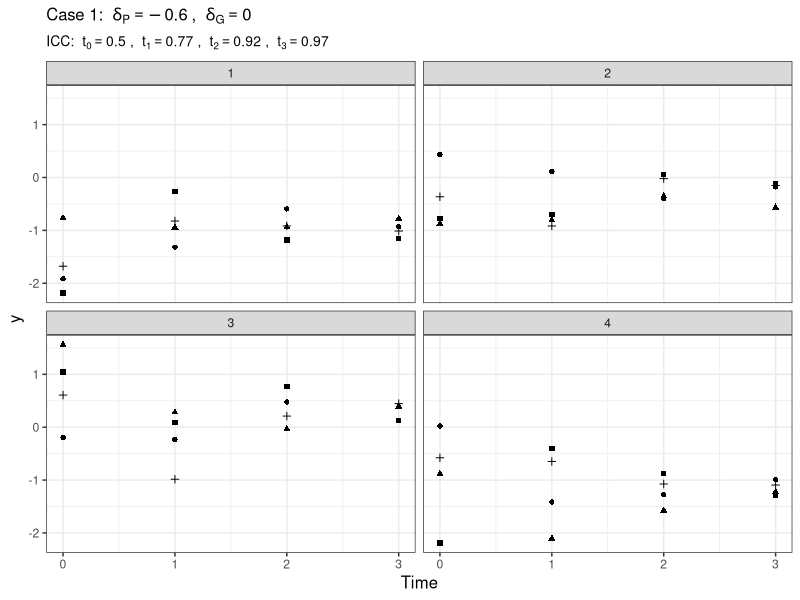
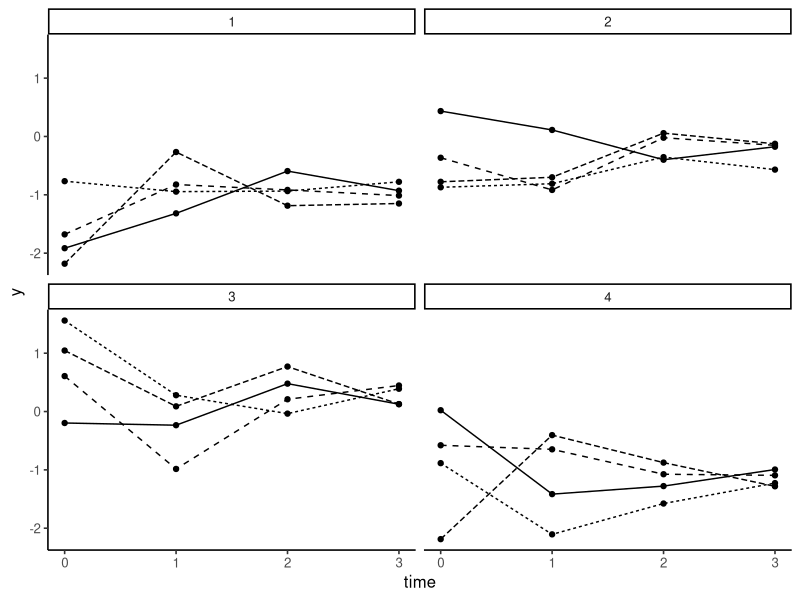
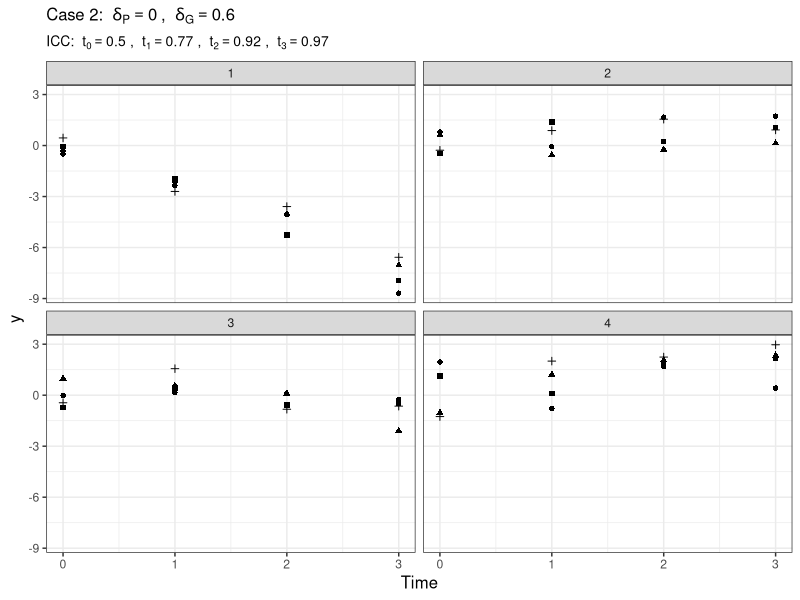
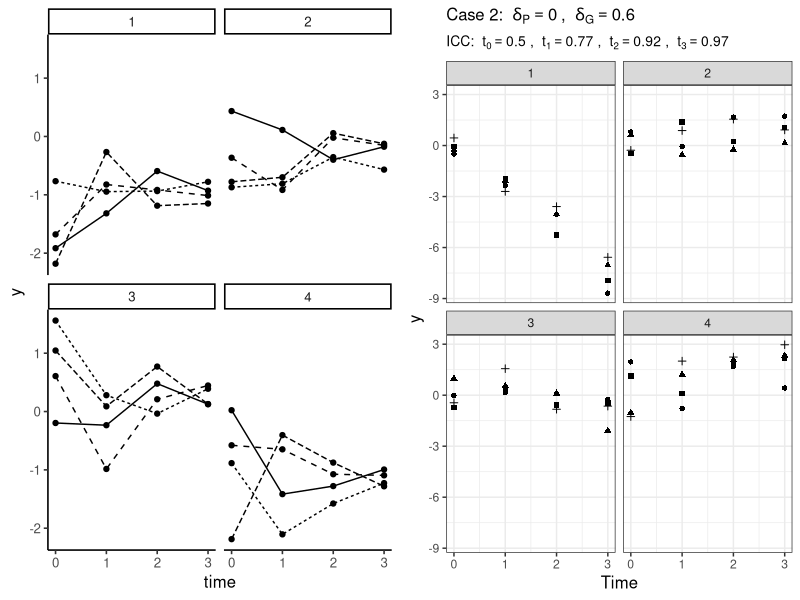
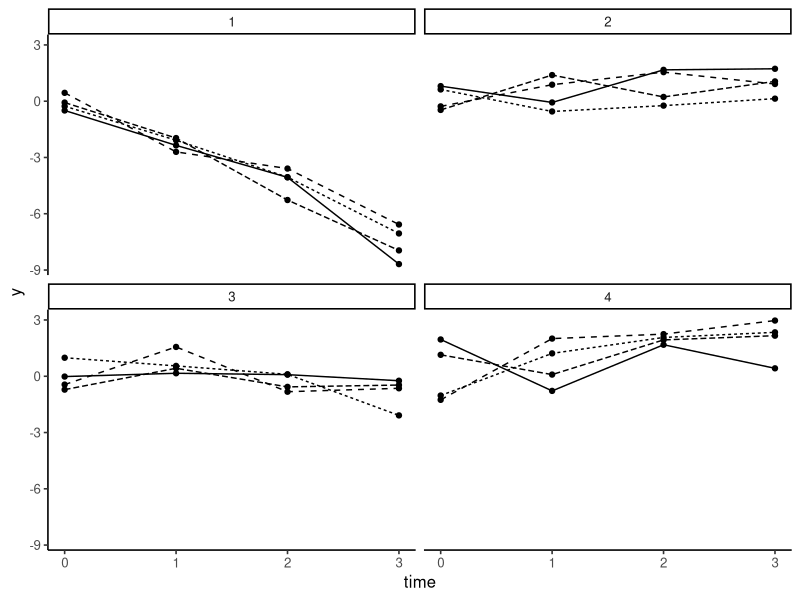
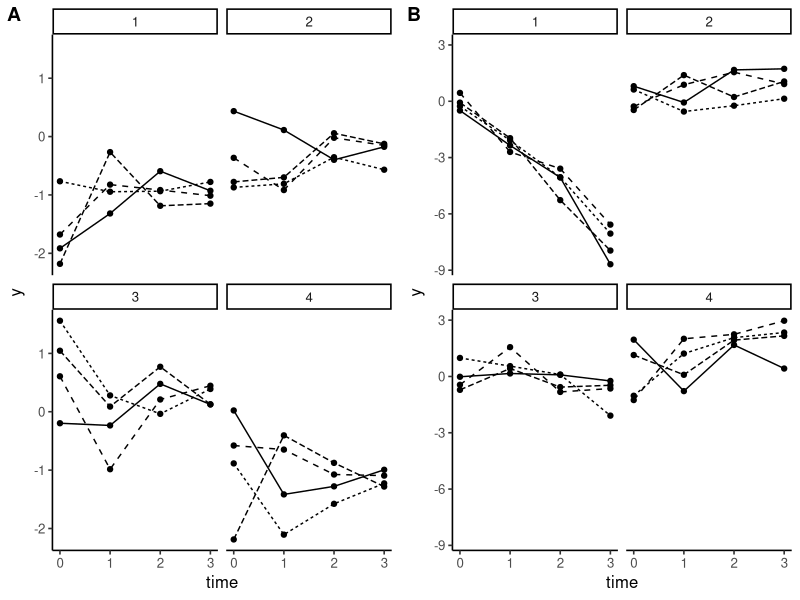

The R source for these figures, in order:
## Generate data for illustration of delta_Y and delta_G

library(ggplot2)
library(gridExtra)
library(ggpubr)

gendat <- function(timepoints, persons, groups, g0, sg, sy, dg, dy) {
  dat=expand.grid(time=0:(timepoints-1),
                  person=1:persons,
                  group=1:groups)
  eg <- rep(rnorm(groups, 0, sg), each = timepoints*persons) 
  ey <- rnorm(timepoints*persons*groups, 0, sd=sy*exp(dy*dat$time))
  dat$y <- g0+exp(dg*dat$time)*eg+ey 
  dat$icc1t <- sg^2 / (sg^2 + (sy^2*exp(2*(dy-dg)*dat$time)))
  return(dat)
}



set.seed(3)

## case 1
data1 <- gendat(timepoints = 4, persons = 4, groups = 4, g0=0, sg=1, sy=1, dg=0, dy=-.6)

round(unique(data1$icc1t),2)

##############

data1$person2 <- "0"
data1$person2 <- ifelse(data1$person == 1, "1", data1$person2)
data1$person2 <- ifelse(data1$person == 2, "2", data1$person2)
data1$person2 <- ifelse(data1$person == 3, "3", data1$person2)
# data1$person2 <- as.character(data1$person)


pl1 <- ggplot(data=data1, aes(x=time,y=y)) + 
  geom_point(size=1.5, aes(x=time,y=y, shape = person2)) +
  #geom_line(size=0.5, aes(linetype=person2))+
  xlab("Time") + 
  ylab("y") + 
 ggtitle(expression("Case 1: "~delta[P]==-.6~", "~delta[G]==0), 
       subtitle = expression("ICC: "~t[0]==.50~", "~t[1]==.77~", "~t[2]==.92~", "~t[3]==.97)) +
  #        subtitle = "ICC: "~t[0]==.50~", "~t[1]==.77~", "~t[2]==.92~", "~t[3]==.97~) + 
  labs(shape = "Person within group") #+
#scale_shape_manual(values=c(21:24))
pl1 <- pl1 +  
  facet_wrap(vars(group))  + 
  theme_bw() + 
  guides(shape="none" ) + 
  scale_x_continuous(breaks = c(0,1,2,3,4,5,6,7,8)) +
  theme(legend.text=element_text(size=12),
        legend.title=element_text(size=12),
        #axis.text.x = element_text(size = 11),
       # axis.text.y = element_text(size = 11),  
        axis.title.x = element_text(size = 12),
        axis.title.y = element_text(size = 12),
        plot.title = element_text(size=12),
        plot.subtitle = element_text(size=10))
        

print(pl1)
pl1 <- ggplot(data=data1, aes(x=time,y=y)) + 
  geom_line(aes(linetype=person2))+
  geom_point(size=1.5, aes(x=time,y=y)) +
  xlab("time") + 
  ylab("y")  
#  ggtitle("Case 2: "~delta[P]==0~", "~delta[G]==.6, 
#          subtitle = expression("ICC: "~t[0]==.50~", "~t[1]==.77~", "~t[2]==.92~", "~t[3]==.97)) + 
#  labs(shape = "Person within group")
pl1 <- pl1 +  
  facet_wrap(~group)  + 
  theme_classic(base_size = 12) + #guides(shape="none" ) + 
  scale_x_continuous(breaks = c(0,1,2,3,4,5,6,7,8))+
  scale_color_discrete(guide="none")+
  scale_linetype_discrete(guide="none")
#theme(legend.text=element_text(size=12),
#      legend.title=element_text(size=12),
#axis.text.x = element_text(size = 11),
#axis.text.y = element_text(size = 11),  
#     axis.title.x = element_text(size = 12),
#      axis.title.y = element_text(size = 12),
#      plot.title = element_text(size=12),
#      plot.subtitle = element_text(size=10))
pl1

## case 2
data2 <- gendat(timepoints = 4, persons = 4, groups = 4, g0=0, sg=1, sy=1, dg=.6, dy=0)

round(unique(data2$icc1t),2)

data2$person2 <- "0"
data2$person2 <- ifelse(data2$person == 1, "1", data2$person2)
data2$person2 <- ifelse(data2$person == 2, "2", data2$person2)
data2$person2 <- ifelse(data2$person == 3, "3", data2$person2)

pl2 <- ggplot(data=data2, aes(x=time,y=y)) + 
  geom_point(size=1.5, aes(x=time,y=y, shape = person2)) +
  xlab("Time") + 
  ylab("y") + 
  ggtitle("Case 2: "~delta[P]==0~", "~delta[G]==.6, 
          subtitle = expression("ICC: "~t[0]==.50~", "~t[1]==.77~", "~t[2]==.92~", "~t[3]==.97)) + 
  labs(shape = "Person within group")
pl2 <- pl2 +  
  facet_wrap(~group)  + 
  theme_bw() + guides(shape="none" ) + 
  scale_x_continuous(breaks = c(0,1,2,3,4,5,6,7,8))+
  theme(legend.text=element_text(size=12),
        legend.title=element_text(size=12),
        #axis.text.x = element_text(size = 11),
        #axis.text.y = element_text(size = 11),  
        axis.title.x = element_text(size = 12),
        axis.title.y = element_text(size = 12),
        plot.title = element_text(size=12),
        plot.subtitle = element_text(size=10))

print(pl2)

grid.arrange(pl1, pl2, ncol=2)

pl2 <- ggplot(data=data2, aes(x=time,y=y)) + 
  #geom_line(aes(linetype=person2,col=person2))+
  geom_line(aes(linetype=person2))+
#  geom_point(size=1.5, aes(x=time,y=y, col=person2)) +
  geom_point(size=1.5, aes(x=time,y=y)) +
  xlab("time") + 
  ylab("y")  
#  ggtitle("Case 2: "~delta[P]==0~", "~delta[G]==.6, 
#          subtitle = expression("ICC: "~t[0]==.50~", "~t[1]==.77~", "~t[2]==.92~", "~t[3]==.97)) + 
#  labs(shape = "Person within group")
pl2 <- pl2 +  
  facet_wrap(~group)  + 
  theme_classic(base_size = 12) + #guides(shape="none" ) + 
  scale_x_continuous(breaks = c(0,1,2,3,4,5,6,7,8))+
  scale_color_discrete(guide="none")+
  scale_linetype_discrete(guide="none")
  #theme(legend.text=element_text(size=12),
  #      legend.title=element_text(size=12),
        #axis.text.x = element_text(size = 11),
        #axis.text.y = element_text(size = 11),  
  #     axis.title.x = element_text(size = 12),
  #      axis.title.y = element_text(size = 12),
  #      plot.title = element_text(size=12),
  #      plot.subtitle = element_text(size=10))
pl2


fig <- ggarrange(pl1, pl2, labels = c("A","B"),
          common.legend = TRUE, legend = "bottom")
ggsave("ICC_conflation_v2.pdf",fig)
